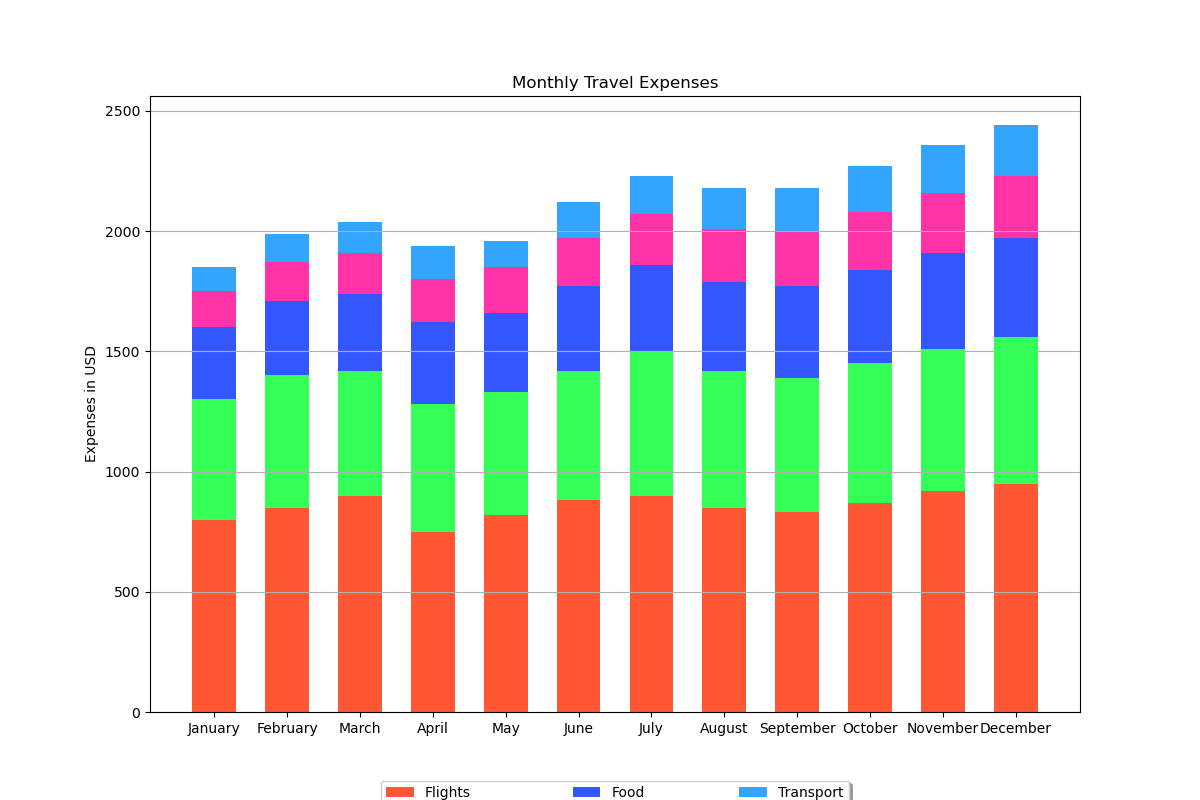

Python code for this plot:

import matplotlib.pyplot as plt

# Data
months = ['January', 'February', 'March', 'April', 'May', 'June', 'July', 'August', 'September', 'October', 'November', 'December']
flights = [800, 850, 900, 750, 820, 880, 900, 850, 830, 870, 920, 950]
accommodations = [500, 550, 520, 530, 510, 540, 600, 570, 560, 580, 590, 610]
food = [300, 310, 320, 340, 330, 350, 360, 370, 380, 390, 400, 410]
entertainment = [150, 160, 170, 180, 190, 200, 210, 220, 230, 240, 250, 260]
transport = [100, 120, 130, 140, 110, 150, 160, 170, 180, 190, 200, 210]

# Stacked Bar Chart
fig, ax = plt.subplots(figsize=(12, 8))  # changing width and height of the chart

bar_width = 0.6  # change width of bars
index = range(len(months))

p1 = plt.bar(index, flights, bar_width, label='Flights', color='#FF5733')
p2 = plt.bar(index, accommodations, bar_width, bottom=flights, label='Accommodations', color='#33FF57')
p3 = plt.bar(index, food, bar_width, bottom=[f + a for f, a in zip(flights, accommodations)], label='Food', color='#3357FF')
p4 = plt.bar(index, entertainment, bar_width, bottom=[f + a + fo for f, a, fo in zip(flights, accommodations, food)], label='Entertainment', color='#FF33A5')
p5 = plt.bar(index, transport, bar_width, bottom=[f + a + fo + e for f, a, fo, e in zip(flights, accommodations, food, entertainment)], label='Transport', color='#33A5FF')

plt.ylabel('Expenses in USD')
plt.xticks(index, months)
plt.title('Monthly Travel Expenses')
plt.legend(loc='upper center', bbox_to_anchor=(0.5, -0.1), shadow=True, ncol=3)

# Customizing the grid
plt.grid(axis='y')

plt.show()
